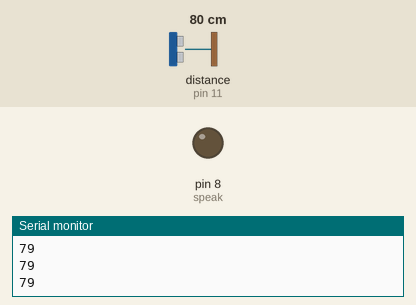
Recording of a sketch running on a simulated Arduino Uno, built with avr-gcc and run on an emulated ATmega328P. Parts: output pins drawn as LEDs (lit = HIGH), the last lines printed to the serial monitor. Wiring (inferred from the names in the program): ultrasonic range finder: trigger pin 12; echo pin 11. The inputs (shaded band) are chosen by the test bench; at power-on: distance to the obstacle (sensor on pin 11) 80 cm. The echo pulse lasts 58.3 µs per cm; pins used as bus, display or sensor lines are not drawn.

Above: at 1.2 s.
1.3 s: distance to the obstacle (sensor on pin 11) set to 65 cm
2.8 s: distance to the obstacle (sensor on pin 11) set to 56 cm
At 3.1 s:
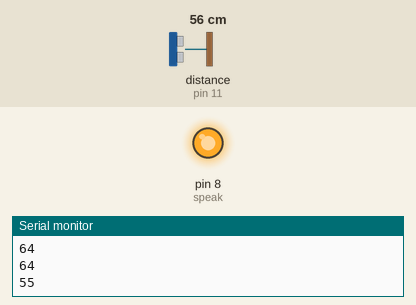
5.8 s: distance to the obstacle (sensor on pin 11) set to 120 cm
At 6.1 s:
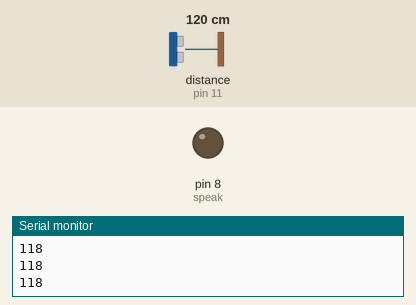
7.3 s: distance to the obstacle (sensor on pin 11) set to 2 cm
At 7.7 s:
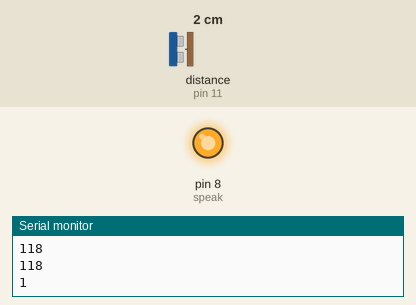
Timing chart, 0 to 10.3 s (numbered marks = the images above; inputs shaded):
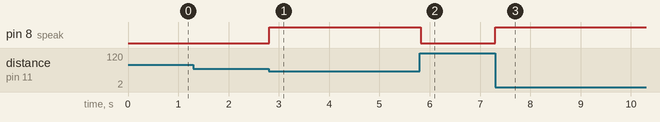

The sketch:

The_first_code_in_life.ino
```cpp
int Echo=11;
int Trig=12;
int speak=8;
long duration;
int distance;

void setup() {
  Serial.begin(9600);
  pinMode(Echo,INPUT);
  pinMode(Trig,OUTPUT);
  pinMode(speak,OUTPUT);

}

void loop() {
  digitalWrite(Trig, LOW);
  delayMicroseconds(5);
  digitalWrite(Trig, HIGH);
  delayMicroseconds(10);
  digitalWrite(Trig, LOW);
  duration = pulseIn(Echo,HIGH);
  distance = duration *0.034 / 2;
  Serial.println(distance);

  if (distance<60){
   digitalWrite(speak,HIGH);
   delay(500);
   digitalWrite(speak,LOW);
  }
  else (distance>60);
  {
   digitalWrite(speak,LOW);
  }}
```

Measured:
- the behaviour switches between 61 and 60 cm on distance to the obstacle (sensor on pin 11) (found by bisection; images 0 and 1)
- after the input at 2.8 s, pin 8 (speak): LOW → HIGH at once
- after the input at 5.8 s, pin 8 (speak): HIGH → LOW at once
- after the input at 7.3 s, pin 8 (speak): LOW → HIGH at once
